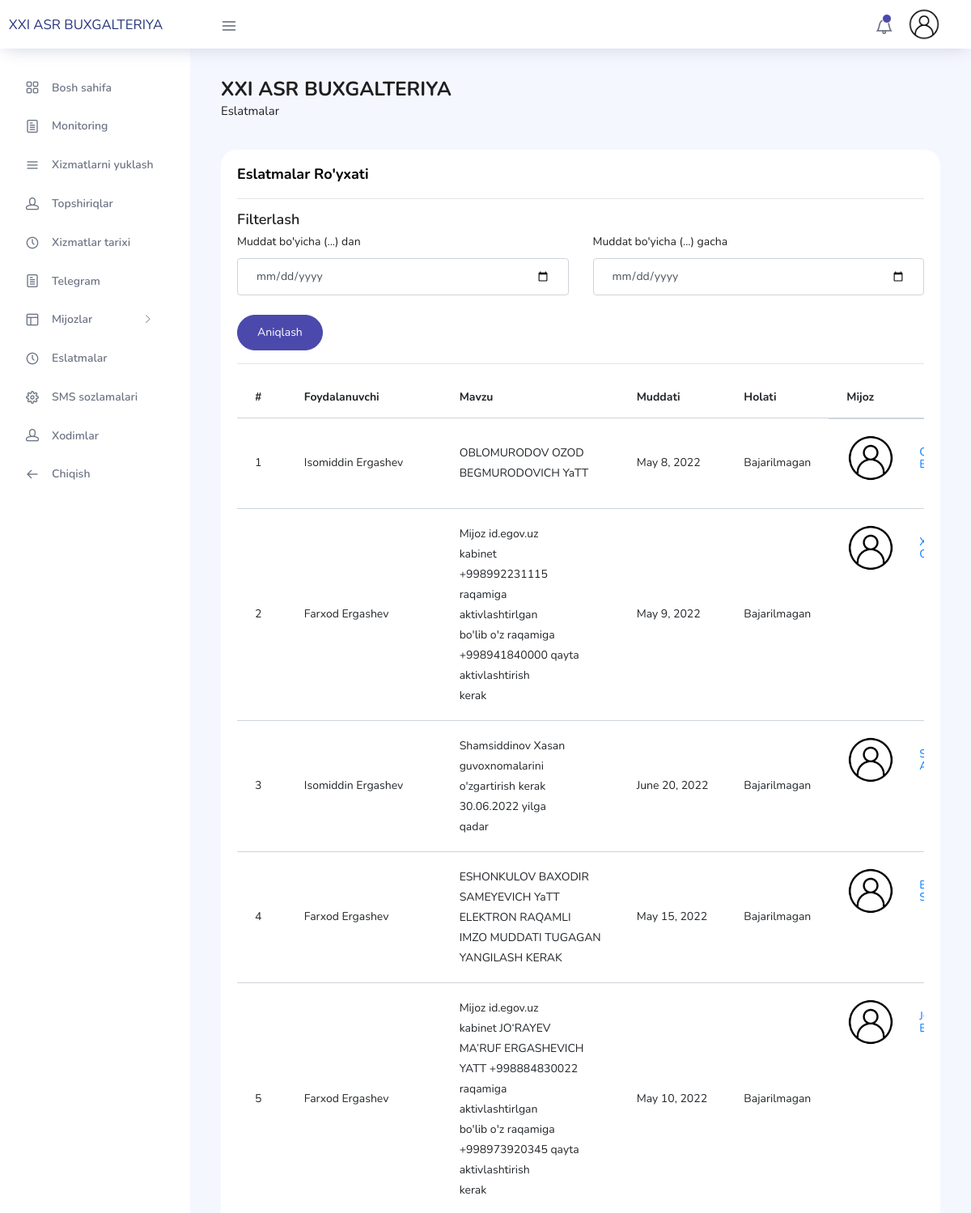
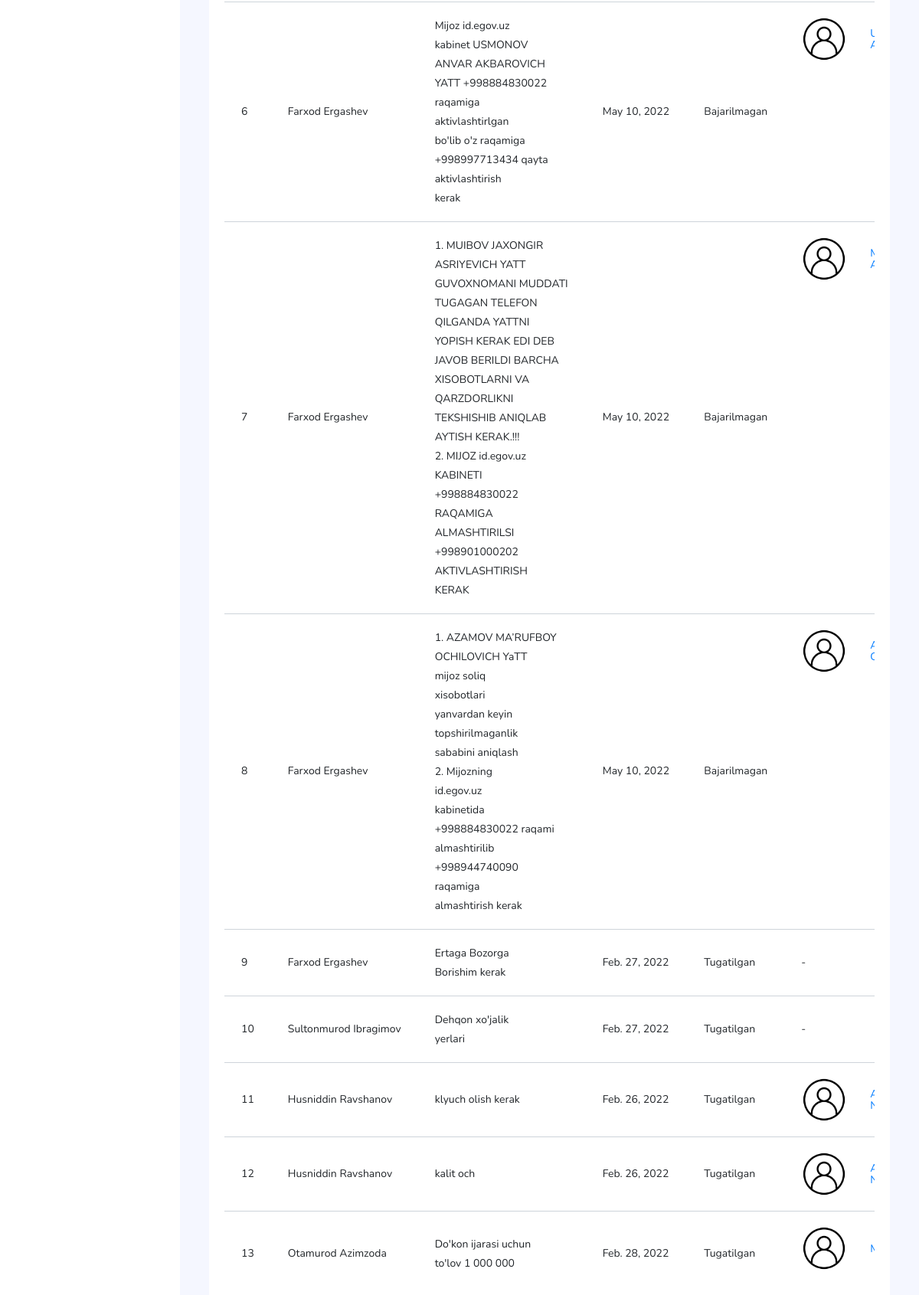
Screenshot of /notes/ (signed in, upper part) with the database file from the repository (2 pictures, top to bottom).
### base/models.py (models this page shows, shortened)
class Profile(models.Model):
    id = models.UUIDField(default=uuid.uuid4, unique=True, primary_key=True, editable=False)
    user = models.ForeignKey(User, on_delete=models.CASCADE)
    name = models.CharField(max_length=255, null=True, blank=True)
    picture = models.ImageField(null=True, blank=True, default='static/profile/user-default.jpg', upload_to='static/profile/')
    phone = models.CharField(max_length=100, null=True, blank=True)
    ADMIN_CHOICES = (
        ('user', 'Oddiy foydalanuvchi'),
        ('superuser', 'Nazoratchi'),
        ('admin', 'Admin')
    )
    status = models.CharField(choices=ADMIN_CHOICES, max_length=200)
    OFFICE_CHOICES = (
        ('1', 'XXI ASR BUXGALTERIYA'),
        ('2', 'XXI ASR KOMPYUTER XIZMATLARI'),
        ('3', 'XXI ASR BUXGALTERIYA XIZMATLARI MARKAZI'),
    )
    office = models.CharField(choices=OFFICE_CHOICES, max_length=200)
    password = models.CharField(max_length=300)
    def __str__(self):
        return self.name

class Notes(models.Model):
    user = models.ForeignKey(Profile, on_delete=models.CASCADE)
    text = models.TextField(max_length=300)
    period = models.DateField(max_length=255)
    client = models.ForeignKey(Client, on_delete=models.SET_NULL, null=True, blank=True)
    service = models.ForeignKey(Service, on_delete=models.SET_NULL, null=True, blank=True)
    payment = models.CharField(max_length=255, null=True, blank=True)
    payed = models.CharField(max_length=255, null=True, blank=True)
    comment = models.TextField(max_length=300, null=True, blank=True)
    STATUS_CHOICES = (
        ('0', 'Bajarilmagan'),
        ('5', 'Jarayonda'),
        ('10', 'Tugatilgan'),
    )
    status = models.CharField(choices=STATUS_CHOICES, max_length=255, default='0')
    class Meta:
        ordering = ['-period']

### base/upload_views.py (the view, shortened to what this page needs)
# urls.py: path("notes/", NotesPage, name='notes'),
def NotesPage(request):
    form = NotesCreation()
    profile = Profile.objects.get(user=request.user)
    if profile.status == 'admin' or profile.status == 'superuser':
        notes = Notes.objects.all().order_by('status')
    elif profile.status == 'user':
        notes = Notes.objects.filter(user=profile).order_by('status')
    if 'filter' in request.GET:
        date_from = request.GET['from']
        date_to = request.GET['to']
        notes = Notes.objects.filter(period__range=(date_from, date_to)).order_by('status')
    context = {'form':form, 'notes':notes, 'profile':profile}
    return render(request, 'base/notes.html', context)

### base/forms.py
class NotesCreation(ModelForm):
    class Meta:
        model = Notes
        exclude = ['user', 'status']
        labels = {
            'text': 'Mavzu',
            'period': 'Muddat',
            'client': 'Mijoz',
            'service' : 'Xizmat turi',
            'payment' : 'To\'lov',
            'payed':'To\'landi',
            'comment':'Izoh'
        }
        widgets = {
            'period': forms.DateInput(),
        }
    def __init__(self, *args, **kvargs):
        super(NotesCreation, self).__init__(*args, **kvargs)
        for name, field in self.fields.items():
            field.widget.attrs.update({'class': 'form-control'})
        self.fields['text'].widget.attrs.update({'required':'required'})
        self.fields['client'].widget.attrs.update({'class':'form-control js-example-basic-single'})

### base/models.py (called while the page is built)
    def __str__(self):
        return self.name

    def __str__(self):
        return self.name

### base/templates/base/notes.html (shortened to what this page needs)
{% extends 'main.html' %}
{% load static %}
{% block content %}
<div class="main-panel">
  <div class="content-wrapper">
    <div class="row">
      <div class="col-md-12 grid-margin">
        <div class="row">
          <div class="col-12 col-xl-8 mb-4 mb-xl-0">
            <h3 class="font-weight-bold">XXI ASR BUXGALTERIYA</h3>
            <h6 class="font-weight-normal mb-0"><span>Eslatmalar</span></h6>
          </div>
          <div class="col-12 col-xl-4">
          </div>
        </div>
      </div>
    </div>
    <div class="row">
      <div class="col-md-12 grid-margin stretch-card">
        <div class="card">
          <div class="card-body">
            <p class="card-title">Eslatmalar ro'yxati</p>
            <hr>
            <p class="h4">Filterlash</p>
            <form action="" method="get">
                <div class="row">
                    <div class="col-sm-6">
                        <div class="form-group">
                            <label for="">Muddat bo'yicha (...) dan</label>
                            <input type="date" name="from" class="form-control" required>
                        </div>
                    </div>
                    <div class="col-sm-6">
                            <div class="form-group">
                                <label for="">Muddat bo'yicha (...) gacha</label>
                                <input type="date" name="to" class="form-control" required>
                            </div>
                    </div>
                </div>
                <button class="btn btn-rounded btn-primary">Aniqlash</button>
            </form>
            <hr>
            <div class="table-responsive">
               <table class="table">
                   <thead>
                       {% if profile.status == 'admin' or profile.status == 'superuser'%}
                        <tr>
                            <th>#</th>
                            <th>Foydalanuvchi</th>
                            <th>Mavzu</th>
                            <th>Muddati</th>
                            <th>Holati</th>
                            <th>Mijoz</th>
                        </tr>
                       {% endif%}
                   </thead>
                   <tbody>
                            {% for note in notes %}
                                <tr>
                                    <td>{{forloop.counter}}</td>
                                    {% if profile.status == 'admin' or profile.status == 'superuser'%}
                                    <td>{{note.user}}</td>
                                    {% endif %}
                                    <td style="line-height: 25px;">{{note.text|wordwrap:"20"|linebreaksbr }}</td>
                                    <td>{{note.period}}</td>
                                    <td>{{note.get_status_display}}</td>
                                    {% if note.client %}
                                    <td style="display: flex; align-items: center ;">
                                        {% if client.picture %}
                                            <div class="profile-pics">
                                                <img style="width: 100%; height: 100%; border-radius: 0; transition: all 1s;" src="/app{{note.client.picture.url}}" alt="">
                                            </div>
                                            <div class="img-text" style="line-height: 15px; padding-left: 15px;"><a class="" href="{% url 'client' note.client.id %}">{{ note.client|wordwrap:"20"|linebreaksbr }}</a> </div>
                                            {% else %}
                                            <div class="profile-pics">
                                                <img style="width: 100%; height: 100%; border-radius: 0; transition: all 1s;" src="{% static 'profile/profile-default.jpg' %}" alt="">
                                            </div>
                                            <div class="img-text" style="line-height: 15px; padding-left: 15px;"><a class="" href="{% url 'client' note.client.id %}">{{ note.client|wordwrap:"20"|linebreaksbr }}</a></div>
                                        {% endif %}
                                    </td>
                                    {% else %}
                                    <td>-</td>
                                    {% endif %}
                                </tr>
                            {% endfor %}
                   </tbody>
               </table>
           </div>
          </div>
        </div>
      </div>
    </div>
  </div>
</div>
{% endblock content %}

### templates/main.html (shortened to what this page needs)
{% load static %}
<!DOCTYPE html>
<html lang="en">
<head>
  <link rel="stylesheet" href="https://cdnjs.cloudflare.com/ajax/libs/font-awesome/4.7.0/css/font-awesome.min.css">
  <link rel="stylesheet" href="{% static 'vendors/feather/feather.css' %}">
  <link rel="stylesheet" href="{% static 'vendors/ti-icons/css/themify-icons.css' %}">
  <link rel="stylesheet" href="{% static 'vendors/css/vendor.bundle.base.css' %}">
  <link rel="stylesheet" href="{% static 'vendors/select2/select2.min.css' %}">
  <link rel="stylesheet" href="{% static 'vendors/select2-bootstrap-theme/select2-bootstrap.min.css' %}">
  <link rel="stylesheet" href="{% static 'vendors/datatables.net-bs4/dataTables.bootstrap4.css' %}">
  <link rel="stylesheet" href="{% static 'vendors/ti-icons/css/themify-icons.css' %}">
  <link rel="stylesheet" type="text/css" href="{% static 'js/select.dataTables.min.css' %}">
  <link rel="stylesheet" href="{% static 'css/vertical-layout-light/style.css' %}">
 </head>
<body>
  <div class="container-scroller">
    <nav class="navbar col-lg-12 col-12 p-0 fixed-top d-flex flex-row">
      <div class="text-center navbar-brand-wrapper d-flex align-items-center justify-content-center">
        <a class="navbar-brand brand-logo mr-5" href="{% url 'home' %}"><div class="lo-text" style="font-size: 70%; margin-left: 25px;">XXI ASR BUXGALTERIYA</div></a>
      </div>
      <div class="navbar-menu-wrapper d-flex align-items-center justify-content-end">
        <button class="navbar-toggler navbar-toggler align-self-center" type="button" data-toggle="minimize">
          <span class="icon-menu"></span>
        </button>
        <ul class="navbar-nav navbar-nav-right">
          <li class="nav-item dropdown">
            <a class="nav-link count-indicator dropdown-toggle" id="notificationDropdown" href="#" data-toggle="dropdown">
              <i class="icon-bell mx-0"></i>
              <span class="count"></span>
            </a>
          </li>
          <li class="nav-item nav-profile dropdown">
            <a class="nav-link dropdown-toggle" href="#" data-toggle="dropdown" id="profileDropdown">
              <img src="/app{{ profile.picture.url }}" alt="profile"/>
            </a>
          </li>
        </ul>
      </div>
    </nav>
    <div class="container-fluid page-body-wrapper">
     {% include 'sidebar.html' %}
     {% block content %}
     {% endblock content %}
    </div>
  </div>
</body>
</html>

### templates/main.html (style rules this page uses)
.profile-pics { float: left; width: 60px; height: 60px; overflow: hidden; border-radius: 150px; margin-right: 15px; }
.img-text { width: fit-content; }

### rows the page displays
Profile: picture (placeholder picture)
Notes: user "Isomiddin Ergashev", text "OBLOMURODOV OZOD BEGMURODOVICH YaTT", period "May 8, 2022", status "Bajarilmagan"
Notes: user "Farxod Ergashev", text "Mijoz id.egov.uz kabinet +998992231115 raqamiga aktivlashtirlgan bo'lib o'z raqamiga +998941840000 qayta aktivlashtirish kerak", period "May 9, 2022", status "Bajarilmagan"
Notes: user "Isomiddin Ergashev", text "Shamsiddinov Xasan guvoxnomalarini o'zgartirish kerak 30.06.2022 yilga qadar", period "June 20, 2022", status "Bajarilmagan"
Notes: user "Farxod Ergashev", text "ESHONKULOV BAXODIR SAMEYEVICH YaTT ELEKTRON RAQAMLI IMZO MUDDATI TUGAGAN YANGILASH KERAK", period "May 15, 2022", status "Bajarilmagan"
Notes: user "Farxod Ergashev", text "Mijoz id.egov.uz kabinet JO‘RAYEV MA’RUF ERGASHEVICH YATT +998884830022 raqamiga aktivlashtirlgan bo'lib o'z raqamiga +998973920345 qayta aktivlashtirish kerak", period "May 10, 2022", status "Bajarilmagan"
Notes: user "Farxod Ergashev", text "Mijoz id.egov.uz kabinet USMONOV ANVAR AKBAROVICH YATT +998884830022 raqamiga aktivlashtirlgan bo'lib o'z raqamiga +998997713434 qayta aktivlashtirish kerak", period "May 10, 2022", status "Bajarilmagan"
Notes: user "Farxod Ergashev", text "1. MUIBOV JAXONGIR ASRIYEVICH YATT GUVOXNOMANI MUDDATI TUGAGAN TELEFON QILGANDA YATTNI YOPISH KERAK EDI DEB JAVOB BERILDI BARCHA XISOBOTLARNI VA QARZDORLIKNI TEKSHISHIB ANIQLAB AYTISH KERAK.!!! 2. MIJOZ id.egov.uz KABINETI +998884830022 RAQAMIGA ALMASHTIRILSI +998901000202 AKTIVLASHTIRISH KERAK", period "May 10, 2022", status "Bajarilmagan"
Notes: user "Farxod Ergashev", text "1. AZAMOV MA’RUFBOY OCHILOVICH YaTT mijoz soliq xisobotlari yanvardan keyin topshirilmaganlik sababini aniqlash 2. Mijozning id.egov.uz kabinetida +998884830022 raqami almashtirilib +998944740090 raqamiga almashtirish kerak", period "May 10, 2022", status "Bajarilmagan"
Notes: user "Farxod Ergashev", text "Ertaga Bozorga Borishim kerak", period "Feb. 27, 2022", status "Tugatilgan"
Notes: user "Sultonmurod Ibragimov", text "Dehqon xo'jalik yerlari", period "Feb. 27, 2022", status "Tugatilgan"
Notes: user "Husniddin Ravshanov", text "klyuch olish kerak", period "Feb. 26, 2022", status "Tugatilgan"
Notes: user "Husniddin Ravshanov", text "kalit och", period "Feb. 26, 2022", status "Tugatilgan"
Notes: user "Otamurod Azimzoda", text "Do'kon ijarasi uchun to'lov 1 000 000", period "Feb. 28, 2022", status "Tugatilgan"
